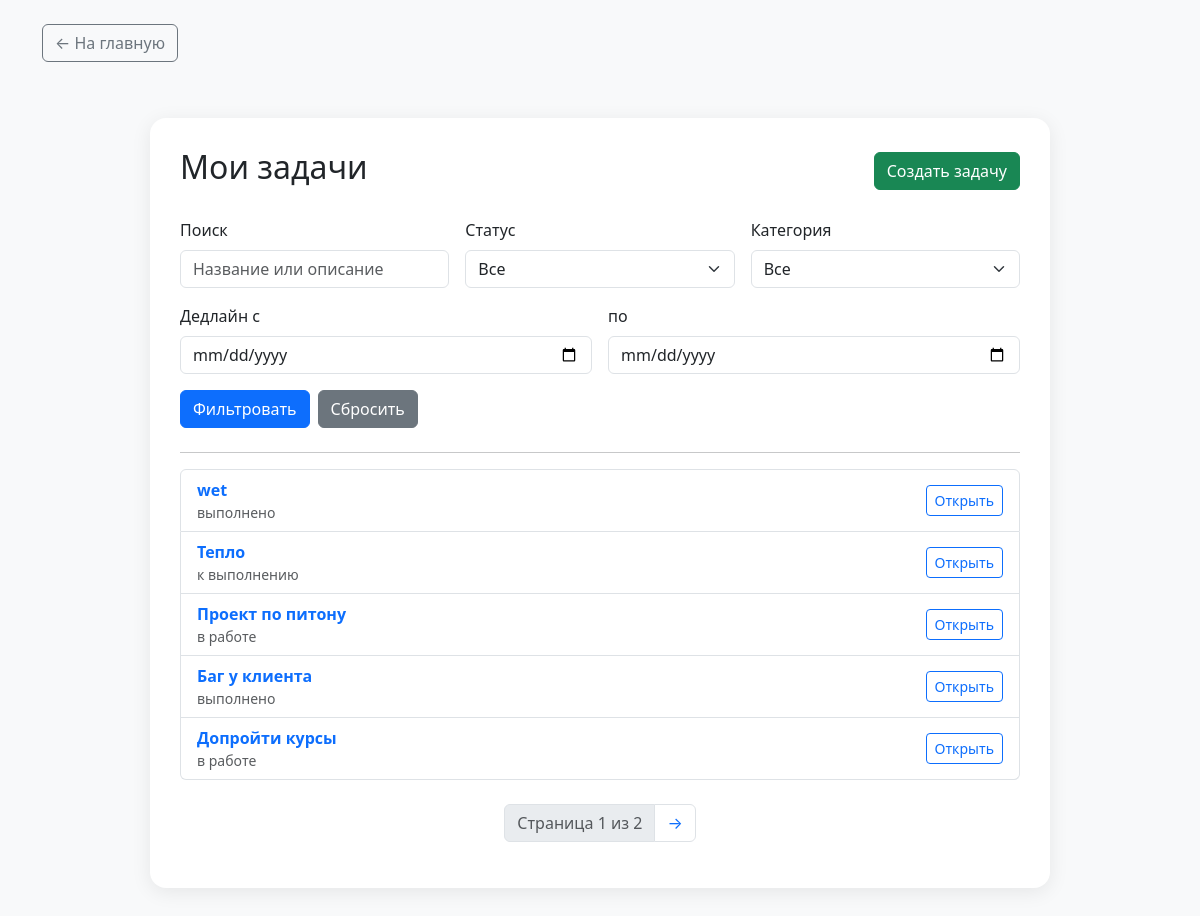
Page /tasks/ (signed in) on the earlier database version.
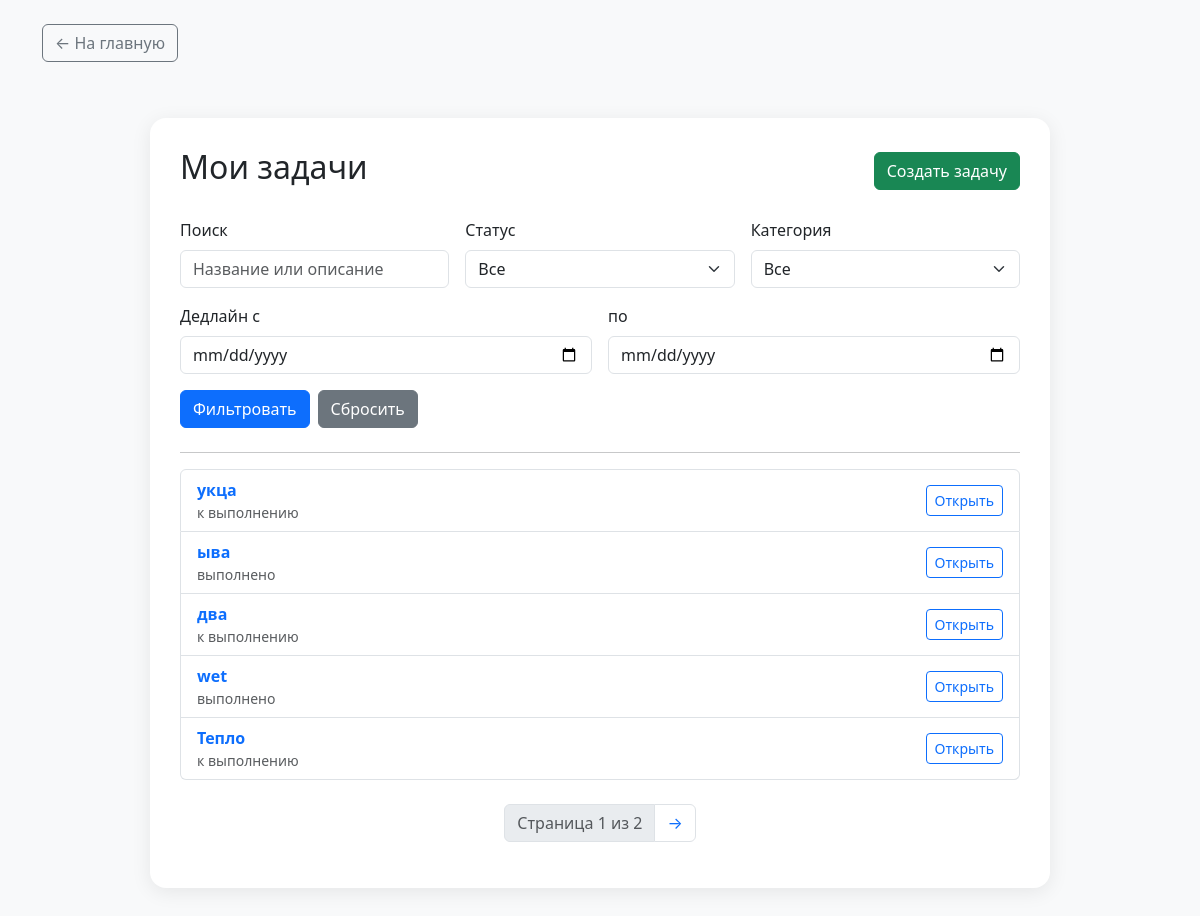
Same page on the later database version.
### main/models.py (models this page shows, shortened)
class Task(models.Model):
    class Status(models.TextChoices):
        IN_PROGRESS = "in_progress", "в работе"
        DONE = "done", "выполнено"
        TO_DO = "to_do", "к выполнению"
    title = models.CharField(max_length=200, verbose_name="Заголовок")
    description = models.TextField(blank=True, verbose_name="Описание")
    created_at = models.DateTimeField(auto_now_add=True, verbose_name="Дата")
    deadline = models.DateTimeField(null=True, blank=True, verbose_name="Дедлайн")
    status = models.CharField(max_length=20, default=Status.TO_DO, choices=Status.choices, verbose_name="Статус")
    category = models.ForeignKey(Category, on_delete=models.CASCADE, related_name="tasks", verbose_name="Категория")
    user = models.ForeignKey(User, on_delete=models.SET_NULL, null=True, blank=True, related_name="tasks", verbose_name="Исполнитель")
    class Meta:
        verbose_name = "Задача"
        verbose_name_plural = "Задачи"
        ordering = ["-created_at"]

### main/views.py (the view)
# urls.py: path('tasks/', views.TaskListView.as_view(), name = "task-list"),
class TaskListView(LoginRequiredMixin, ListView):
    model = Task
    template_name = "main/task_list.html"
    context_object_name = "tasks"
    paginate_by = 5
    def get_queryset(self):
        qs = (Task.objects
                    .select_related("category", "user")
                    .order_by(*Task._meta.ordering))
        status = self.request.GET.get("status")
        category_id = self.request.GET.get("category")
        deadline_from = self.request.GET.get("deadline_from")
        deadline_to = self.request.GET.get("deadline_to")
        query = self.request.GET.get("query")
        if query:
            qs = qs.filter(Q(title__icontains=query))
        if status:
            qs = qs.filter(status=status)
        if category_id:
            qs = qs.filter(category_id=category_id)
        if deadline_from:
            date_from = parse_date(deadline_from)
            if date_from:
                qs = qs.filter(deadline__date__gte=date_from)
        if deadline_to:
            date_to = parse_date(deadline_to)
            if date_to:
                qs = qs.filter(deadline__date_lte=date_to)
        return qs
    def get_context_data(self, **kwargs):
        context = super().get_context_data(**kwargs)
        context["categories"] = Category.objects.all()
        context["statuses"] = Task.Status.choices
        context["current_status"] = self.request.GET.get("status", "")
        context["current_category"] = self.request.GET.get("category", "")
        context["current_deadline_from"] = self.request.GET.get("deadline_from", "")
        context["current_deadline_to"] = self.request.GET.get("deadline_to", "")
        context["query"] = self.request.GET.get("query", "")
        return context

### main/templates/main/task_list.html (shortened to what this page needs)
<!DOCTYPE html>
<html lang="ru">
<head>
    <link href="https://cdn.jsdelivr.net/npm/bootstrap@5.3.2/dist/css/bootstrap.min.css"
          rel="stylesheet">
</head>
<body>
<div class="container mt-4">
    <a href="{% url 'hello' %}" class="btn btn-outline-secondary mb-3">← На главную</a>
</div>
<div class="task-container">
    <div class="d-flex justify-content-between align-items-center mb-4">
        <h2>Мои задачи</h2>
        <a href="{% url 'task-create' %}" class="btn btn-success">Создать задачу</a>
    </div>
    <form method="get" class="row g-3 mb-4">
        <div class="col-md-4">
            <label class="form-label">Поиск</label>
            <input type="text" name="query" value="{{ current_query }}" class="form-control" placeholder="Название или описание">
        </div>
        <div class="col-md-4">
            <label class="form-label">Статус</label>
            <select name="status" class="form-select">
                <option value="">Все</option>
            </select>
        </div>
        <div class="col-md-4">
            <label class="form-label">Категория</label>
            <select name="category" class="form-select">
                <option value="">Все</option>
            </select>
        </div>
        <div class="col-md-6">
            <label class="form-label">Дедлайн с</label>
            <input type="date" name="deadline_from" value="{{ current_deadline_from }}" class="form-control">
        </div>
        <div class="col-md-6">
            <label class="form-label">по</label>
            <input type="date" name="deadline_to" value="{{ current_deadline_to }}" class="form-control">
        </div>
        <div class="col-12 d-flex gap-2">
            <button type="submit" class="btn btn-primary">Фильтровать</button>
            <a href="{% url 'task-list' %}" class="btn btn-secondary">Сбросить</a>
        </div>
    </form>
    <hr>
    {% if tasks %}
        <ul class="list-group mb-4">
            {% for task in tasks %}
                <li class="list-group-item d-flex justify-content-between align-items-center">
                    <div>
                        <a href="{% url 'task-detail' task.id %}" class="fw-bold text-decoration-none">
                            {{ task.title }}
                        </a>
                        <div class="text-muted small">{{ task.get_status_display }}</div>
                    </div>
                    <a href="{% url 'task-detail' task.id %}" class="btn btn-sm btn-outline-primary">
                        Открыть
                    </a>
                </li>
            {% endfor %}
        </ul>
    {% else %}
        <p class="text-center text-muted">Задач пока нет</p>
    {% endif %}
    {% if is_paginated %}
      <nav class="d-flex justify-content-center">
        <ul class="pagination">
          <li class="page-item disabled">
            <a class="page-link">
              Страница {{ page_obj.number }} из {{ page_obj.paginator.num_pages }}
            </a>
          </li>
          {% if page_obj.has_next %}
            <li class="page-item">
              <a class="page-link" href="?page={{ page_obj.next_page_number }}">→</a>
            </li>
          {% endif %}
        </ul>
      </nav>
    {% endif %}
</div>
</body>
</html>

### main/templates/main/task_list.html (style rules this page uses)
body { background-color: #f8f9fa; }
.task-container { max-width: 900px; margin: 40px auto; background: white; padding: 30px; border-radius: 16px; box-shadow: 0 4px 20px rgba(0,0,0,0.08); }

Differences in the rows shown:
no longer on this page (row unchanged): Task: title "Проект по питону", status "в работе"
no longer on this page (row unchanged): Task: title "Баг у клиента", status "выполнено"
no longer on this page (row unchanged): Task: title "Допройти курсы", status "в работе"
added Task: title "укца", status "к выполнению"
added Task: title "ыва", status "выполнено"
added Task: title "два", status "к выполнению"
